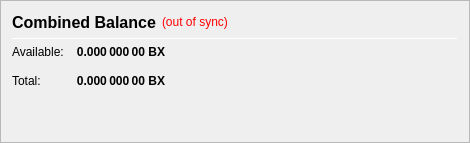
                   <widget class="QFrame" name="frame_CombinedBalances">
                    <property name="minimumSize">
                     <size>
                      <width>470</width>
                      <height>0</height>
                     </size>
                    </property>
                    <property name="frameShape">
                     <enum>QFrame::StyledPanel</enum>
                    </property>
                    <property name="frameShadow">
                     <enum>QFrame::Raised</enum>
                    </property>
                    <layout class="QVBoxLayout" name="verticalLayout_5">
                     <item>
                      <layout class="QHBoxLayout" name="horizontalLayout_5" stretch="0,0,0">
                       <item>
                        <widget class="QLabel" name="label_5z">
                         <property name="minimumSize">
                          <size>
                           <width>0</width>
                           <height>20</height>
                          </size>
                         </property>
                         <property name="font">
                          <font>
                           <pointsize>12</pointsize>
                           <weight>75</weight>
                           <bold>true</bold>
                          </font>
                         </property>
                         <property name="toolTip">
                          <string>Combined Balance (including unconfirmed and immature coins)</string>
                         </property>
                         <property name="text">
                          <string>Combined Balance</string>
                         </property>
                        </widget>
                       </item>
                       <item>
                        <widget class="QLabel" name="labelWalletStatus">
                         <property name="cursor">
                          <cursorShape>WhatsThisCursor</cursorShape>
                         </property>
                         <property name="toolTip">
                          <string>The displayed information may be out of date. Your wallet automatically synchronizes with the Bitx network after a connection is established, but this process has not completed yet.</string>
                         </property>
                         <property name="styleSheet">
                          <string notr="true">QLabel { color: red; }</string>
                         </property>
                         <property name="text">
                          <string notr="true">(out of sync)</string>
                         </property>
                         <property name="alignment">
                          <set>Qt::AlignLeading|Qt::AlignLeft|Qt::AlignVCenter</set>
                         </property>
                        </widget>
                       </item>
                       <item>
                        <spacer name="horizontalSpacer_1">
                         <property name="orientation">
                          <enum>Qt::Horizontal</enum>
                         </property>
                         <property name="sizeHint" stdset="0">
                          <size>
                           <width>40</width>
                           <height>20</height>
                          </size>
                         </property>
                        </spacer>
                       </item>
                      </layout>
                     </item>
                     <item>
                      <widget class="Line" name="line_CombinedBalance">
                       <property name="minimumSize">
                        <size>
                         <width>0</width>
                         <height>1</height>
                        </size>
                       </property>
                       <property name="maximumSize">
                        <size>
                         <width>16777215</width>
                         <height>1</height>
                        </size>
                       </property>
                       <property name="orientation">
                        <enum>Qt::Horizontal</enum>
                       </property>
                      </widget>
                     </item>
                     <item>
                      <layout class="QGridLayout" name="gridLayout_3">
                       <property name="spacing">
                        <number>12</number>
                       </property>
                       <item row="1" column="0">
                        <widget class="QLabel" name="labelBalanceTextz">
                         <property name="text">
                          <string>Available:</string>
                         </property>
                        </widget>
                       </item>
                       <item row="1" column="1">
                        <widget class="QLabel" name="labelBalancez">
                         <property name="font">
                          <font>
                           <weight>75</weight>
                           <bold>true</bold>
                          </font>
                         </property>
                         <property name="cursor">
                          <cursorShape>IBeamCursor</cursorShape>
                         </property>
                         <property name="toolTip">
                          <string>Your current spendable balance</string>
                         </property>
                         <property name="text">
                          <string notr="true">0.000 000 00 BX</string>
                         </property>
                         <property name="alignment">
                          <set>Qt::AlignRight|Qt::AlignTrailing|Qt::AlignVCenter</set>
                         </property>
                         <property name="textInteractionFlags">
                          <set>Qt::LinksAccessibleByMouse|Qt::TextSelectableByKeyboard|Qt::TextSelectableByMouse</set>
                         </property>
                        </widget>
                       </item>
                       <item row="2" column="0">
                        <widget class="QLabel" name="labelTotalTextz">
                         <property name="text">
                          <string>Total:</string>
                         </property>
                        </widget>
                       </item>
                       <item row="2" column="1">
                        <widget class="QLabel" name="labelTotalz">
                         <property name="font">
                          <font>
                           <weight>75</weight>
                           <bold>true</bold>
                          </font>
                         </property>
                         <property name="cursor">
                          <cursorShape>IBeamCursor</cursorShape>
                         </property>
                         <property name="toolTip">
                          <string>Total Balance, including all unavailable coins.</string>
                         </property>
                         <property name="text">
                          <string notr="true">0.000 000 00 BX</string>
                         </property>
                         <property name="alignment">
                          <set>Qt::AlignRight|Qt::AlignTrailing|Qt::AlignVCenter</set>
                         </property>
                         <property name="textInteractionFlags">
                          <set>Qt::LinksAccessibleByMouse|Qt::TextSelectableByKeyboard|Qt::TextSelectableByMouse</set>
                         </property>
                        </widget>
                       </item>
                       <item row="2" column="3">
                        <spacer name="horizontalSpacer_2">
                         <property name="orientation">
                          <enum>Qt::Horizontal</enum>
                         </property>
                         <property name="sizeHint" stdset="0">
                          <size>
                           <width>40</width>
                           <height>20</height>
                          </size>
                         </property>
                        </spacer>
                       </item>
                      </layout>
                     </item>
                     <item>
                      <spacer name="verticalSpacer_1">
                       <property name="orientation">
                        <enum>Qt::Vertical</enum>
                       </property>
                       <property name="sizeHint" stdset="0">
                        <size>
                         <width>20</width>
                         <height>40</height>
                        </size>
                       </property>
                      </spacer>
                     </item>
                    </layout>
                   </widget>
